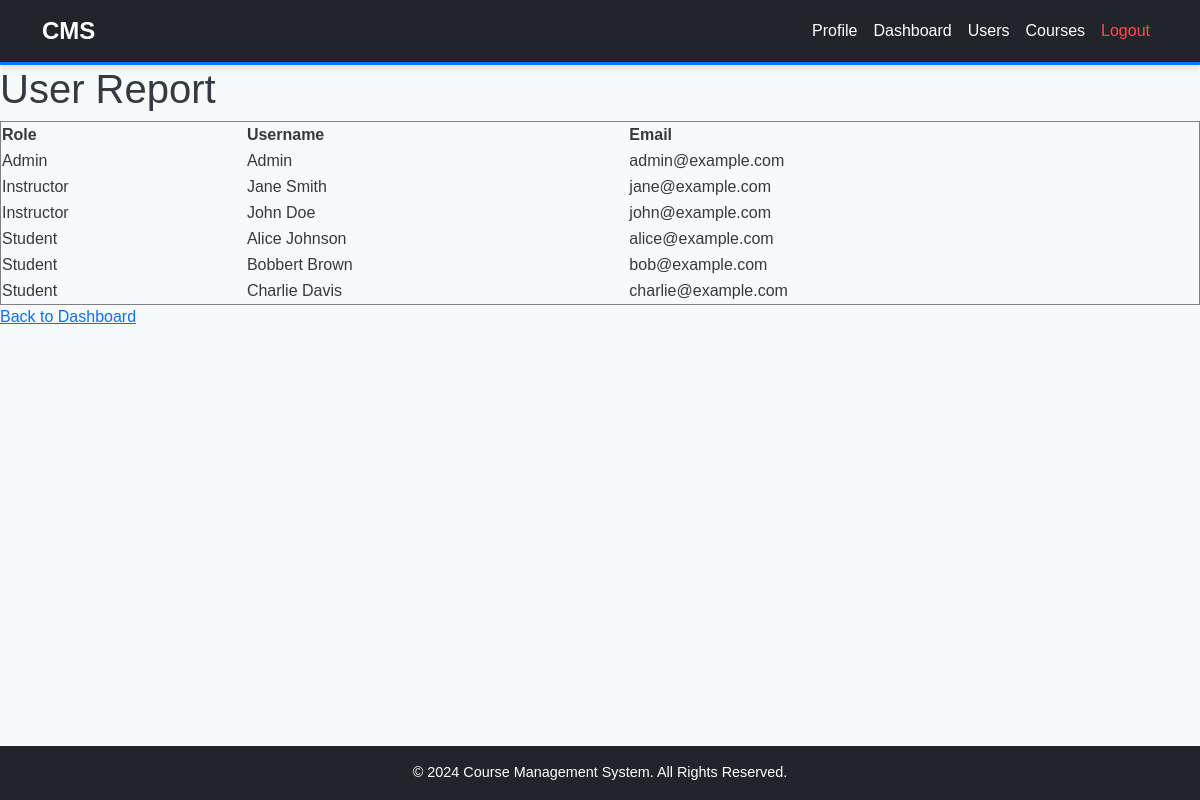
The page /pages/user_report.php (signed in) on the database its author committed.
### tables this page shows
CREATE TABLE `users` (
  `id` int(11) NOT NULL,
  `username` varchar(100) NOT NULL,
  `email` varchar(150) NOT NULL,
  `password` varchar(255) NOT NULL,
  `role` enum('admin','instructor','student') NOT NULL,
  `profile_picture` varchar(255) DEFAULT NULL
);

### pages/user_report.php (the view, shortened to what this page needs)
<?php
include '../includes/db.php';
$sql = "SELECT role, username, email FROM users ORDER BY role, username";
$result = $conn->query($sql);
include '../includes/header.php';
include '../includes/navbar.php';
?>
<!DOCTYPE html>
<html lang="en">
<head>
    <link rel="stylesheet" href="../assets/css/style.css">
</head>
<body>
    <h1>User Report</h1>
    <table border="1">
        <tr>
            <th>Role</th>
            <th>Username</th>
            <th>Email</th>
        </tr>
        <?php while ($row = $result->fetch_assoc()) { ?>
        <tr>
            <td><?php echo ucfirst($row['role']); ?></td>
            <td><?php echo $row['username']; ?></td>
            <td><?php echo $row['email']; ?></td>
        </tr>
        <?php } ?>
    </table>
    <a href="admin_dashboard.php">Back to Dashboard</a>
</body>
</html>
<?php include '../includes/footer.php'; ?>

### assets/css/style.css (style rules this page uses)
body { background-color: #f8f9fa; font-family: 'Arial', sans-serif; color: #343a40; margin: 0; padding: 0; display: flex; flex-direction: column; min-height: 100vh; }

### rows shown on the page
users: role "Admin", username "Admin", email "admin@example.com"
users: role "Instructor", username "Jane Smith", email "jane@example.com"
users: role "Instructor", username "John Doe", email "john@example.com"
users: role "Student", username "Alice Johnson", email "alice@example.com"
users: role "Student", username "Bobbert Brown", email "bob@example.com"
users: role "Student", username "Charlie Davis", email "charlie@example.com"
